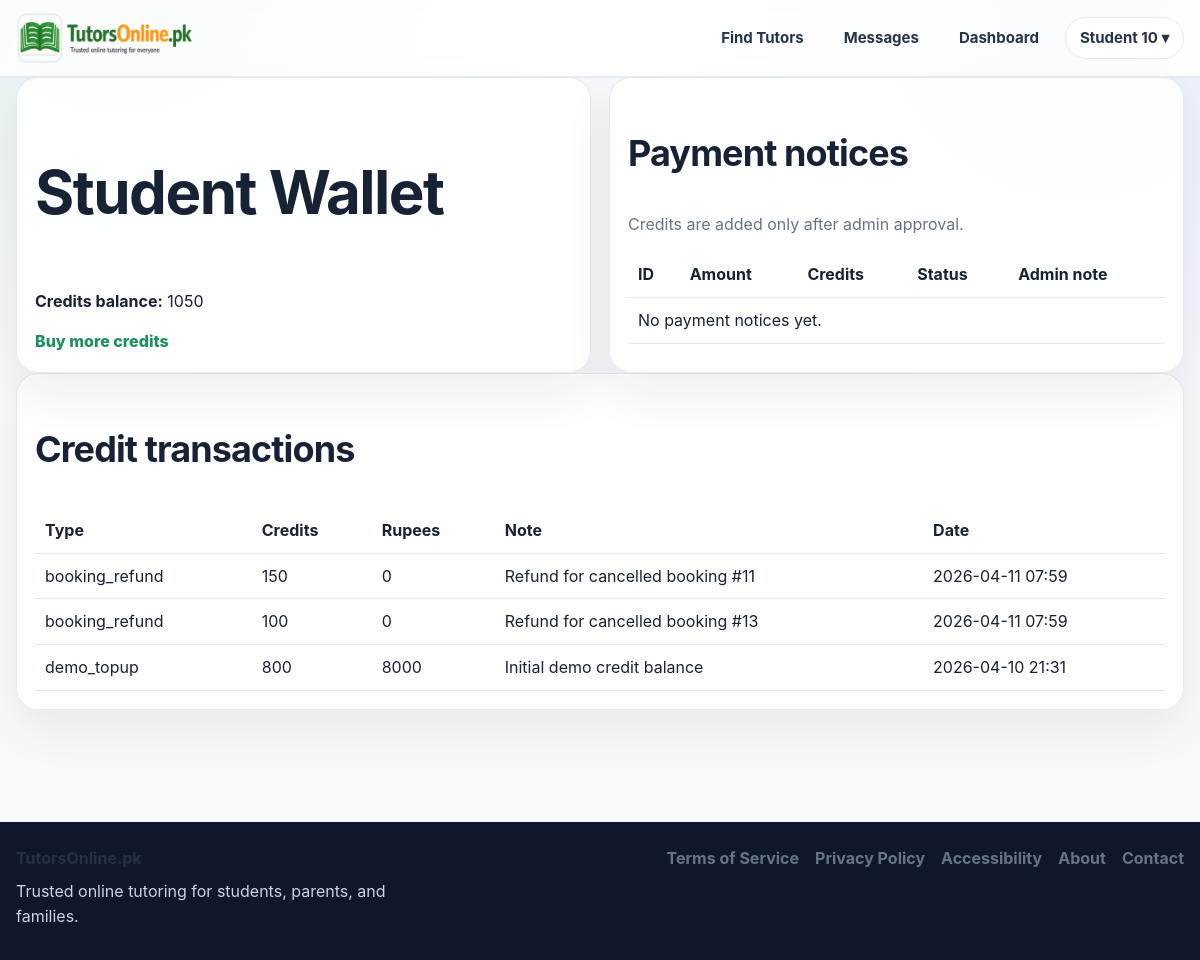
The page /wallet (signed in) on the database its author committed.
### app.py (models this page shows, shortened)
class User(UserMixin, db.Model):
    id = db.Column(db.Integer, primary_key=True)
    email = db.Column(db.String(120), unique=True, nullable=False)
    password_hash = db.Column(db.String(255), nullable=False)
    role = db.Column(db.String(20), nullable=False, default="student")
    full_name = db.Column(db.String(120), nullable=False)
    public_name = db.Column(db.String(120), nullable=False)
    qualification = db.Column(db.String(120), default="")
    subjects = db.Column(db.String(255), default="")
    class_levels = db.Column(db.String(255), default="")
    experience_years = db.Column(db.Integer, default=0)
    bio = db.Column(db.Text, default="")
    degree_title = db.Column(db.String(255), default="")
    degree_major = db.Column(db.String(255), default="")
    degree_institution = db.Column(db.String(255), default="")
    degree_year = db.Column(db.String(50), default="")
    degree_grade = db.Column(db.String(50), default="")
    previous_path_choice = db.Column(db.String(50), default="")
    mphil_title = db.Column(db.String(255), default="")
    mphil_major = db.Column(db.String(255), default="")
    mphil_institution = db.Column(db.String(255), default="")
    mphil_year = db.Column(db.String(50), default="")
    mphil_grade = db.Column(db.String(50), default="")
    mphil_additional_note = db.Column(db.String(255), default="")
    masters_title = db.Column(db.String(255), default="")
    masters_major = db.Column(db.String(255), default="")
    masters_institution = db.Column(db.String(255), default="")
    masters_year = db.Column(db.String(50), default="")
    masters_grade = db.Column(db.String(50), default="")
    masters_additional_note = db.Column(db.String(255), default="")
    bachelor_title = db.Column(db.String(255), default="")
    bachelor_major = db.Column(db.String(255), default="")
    bachelor_institution = db.Column(db.String(255), default="")
    bachelor_year = db.Column(db.String(50), default="")
    bachelor_grade = db.Column(db.String(50), default="")
    bachelor_additional_note = db.Column(db.String(255), default="")
    inter_program = db.Column(db.String(100), default="")
    inter_institution = db.Column(db.String(255), default="")
    inter_grade = db.Column(db.String(50), default="")
    inter_year = db.Column(db.String(50), default="")
    matric_program = db.Column(db.String(100), default="")
    matric_institution = db.Column(db.String(255), default="")
    matric_grade = db.Column(db.String(50), default="")
    matric_year = db.Column(db.String(50), default="")
    gender = db.Column(db.String(50), default="")
    city = db.Column(db.String(120), default="")
    main_subject = db.Column(db.String(120), default="")
    additional_subjects = db.Column(db.String(255), default="")
    student_level = db.Column(db.String(120), default="")
    student_subject_needed = db.Column(db.String(120), default="")
    preferred_tutor_gender = db.Column(db.String(50), default="")
    learning_mode = db.Column(db.String(50), default="")
    teaching_mode = db.Column(db.String(50), default="")
    hourly_rate = db.Column(db.Integer, default=0)
    mobile_number = db.Column(db.String(40), default="")
    cnic_number = db.Column(db.String(40), default="")
    profile_image = db.Column(db.String(255), default="")
    degree_file = db.Column(db.String(255), default="")
    additional_qualification_level = db.Column(db.String(80), default="")
    additional_qualification_title = db.Column(db.String(255), default="")
    additional_qualification_major = db.Column(db.String(255), default="")
    additional_qualification_institution = db.Column(db.String(255), default="")
    additional_qualification_year = db.Column(db.String(50), default="")
    additional_qualification_grade = db.Column(db.String(50), default="")
    additional_qualification_file = db.Column(db.String(255), default="")
    demo_video_url = db.Column(db.String(255), default="")
    demo_video_file = db.Column(db.String(255), default="")
    modest_profile = db.Column(db.Boolean, default=False)
    audio_only = db.Column(db.Boolean, default=False)
    is_active_user = db.Column(db.Boolean, default=True)
    is_verified_tutor = db.Column(db.Boolean, default=False)
    profile_stage = db.Column(db.String(40), default="basic_complete")
    verification_submitted_at = db.Column(db.DateTime)
    approved_at = db.Column(db.DateTime)
    rejected_at = db.Column(db.DateTime)
    admin_review_note = db.Column(db.Text, default="")
    is_public_tutor = db.Column(db.Boolean, default=False)
    tutor_category = db.Column(db.String(80), default="")
    bonus_credits = db.Column(db.Integer, default=0)
    total_earnings_pkr = db.Column(db.Integer, default=0)
    monthly_earnings_pkr = db.Column(db.Integer, default=0)
    sessions_completed = db.Column(db.Integer, default=0)
    rating_avg = db.Column(db.Float, default=0.0)
    rating_count = db.Column(db.Integer, default=0)
    credits_balance = db.Column(db.Integer, default=0)
    pending_payout_pkr = db.Column(db.Integer, default=0)
    payout_method = db.Column(db.String(30), default="bank")
    payout_account_title = db.Column(db.String(120), default="")
    payout_account_number = db.Column(db.String(120), default="")
    payout_iban = db.Column(db.String(64), default="")
    created_at = db.Column(db.DateTime, default=datetime.utcnow)
    bookings_as_student = db.relationship(
        "Booking",
        backref="student",
        lazy=True,
        foreign_keys="Booking.student_id",
    )
    bookings_as_tutor = db.relationship(
        "Booking",
        backref="tutor",
        lazy=True,
        foreign_keys="Booking.tutor_id",
    )
    @property
    def is_active(self):
        return self.is_active_user

class CreditTransaction(db.Model):
    id = db.Column(db.Integer, primary_key=True)
    user_id = db.Column(db.Integer, db.ForeignKey("user.id"), nullable=False)
    credits_change = db.Column(db.Integer, nullable=False)
    rupee_amount = db.Column(db.Integer, default=0)
    tx_type = db.Column(db.String(50), nullable=False)
    note = db.Column(db.String(255), default="")
    created_at = db.Column(db.DateTime, default=datetime.utcnow)
    user = db.relationship("User", backref="credit_transactions")

### app.py (the view, shortened to what this page needs)
@app.route("/wallet")
@login_required
def student_wallet():
    if current_user.role == "student":
        txs = (
            CreditTransaction.query.filter_by(user_id=current_user.id)
            .order_by(CreditTransaction.created_at.desc())
            .all()
        )
        notices = (
            PaymentNotice.query.filter_by(student_id=current_user.id)
            .order_by(PaymentNotice.created_at.desc())
            .all()
        )
        normalize_payment_notices(notices)
        return render_template("student_wallet.html", txs=txs, notices=notices)

### app.py (called while the page is built, shortened)
@app.context_processor
def inject_message_badge():
    return {
        "global_unread_messages": unread_message_count_for(current_user)
        if current_user.is_authenticated else 0
    }

@login_manager.user_loader
def load_user(user_id):
    return User.query.get(int(user_id))

def unread_message_count_for(user):
    if not user or not getattr(user, "is_authenticated", False):
        return 0
    if user.role == "student":
        convo_ids = [
            c.id for c in Conversation.query.filter_by(student_id=user.id).all()
        ]
    elif user.role == "tutor":
        convo_ids = [
            c.id for c in Conversation.query.filter_by(tutor_id=user.id).all()
        ]
    elif user.role == "admin":
        return 0
    else:
        return 0
    if not convo_ids:
        return 0
    return Message.query.filter(
        Message.conversation_id.in_(convo_ids),
        Message.sender_id != user.id,
        Message.is_read == False
    ).count()

@app.context_processor
def inject_globals():
    return {
        "credit_rate": app.config["CREDIT_RATE"],
        "google_configured": bool(
            app.config["GOOGLE_CLIENT_ID"] and app.config["GOOGLE_CLIENT_SECRET"]
        ),
        "under_construction": UNDER_CONSTRUCTION,
    }

@app.after_request
def add_security_headers(response):
    response.headers.setdefault("X-Content-Type-Options", "nosniff")
    response.headers.setdefault("X-Frame-Options", "SAMEORIGIN")
    response.headers.setdefault("Referrer-Policy", "strict-origin-when-cross-origin")
    response.headers.setdefault(
        "Permissions-Policy",
        "camera=(self), microphone=(self), geolocation=()",
    )
    return response

@app.before_request
def construction_gate():
    if request.method == "GET" and not request.path.startswith("/static/"):
        if not session.get("_visit_counted"):
            session["_visit_counted"] = True
            app.config["VISITOR_COUNT"] = app.config.get("VISITOR_COUNT", 0) + 1
    if current_user.is_authenticated and current_user.role == "admin":
        if request.args.get("preview") == "1":
            return
    if current_user.is_authenticated and current_user.role == "admin":
        if request.args.get("preview") == "1":
            session["preview_mode"] = True
    if session.get("preview_mode"):
        return
    if not UNDER_CONSTRUCTION:
        return

### templates/student_wallet.html
{% extends 'base.html' %}
{% block content %}
<section class="grid two">
  <div class="card">
    <h1>Student Wallet</h1>
    <p><strong>Credits balance:</strong> {{ current_user.credits_balance }}</p>
    <a class="btn" href="{{ url_for('buy_credits') }}">Buy more credits</a>
  </div>
  <div class="card">
    <h2>Payment notices</h2>
    <p class="muted">Credits are added only after admin approval.</p>
    <table class="table">
      <tr><th>ID</th><th>Amount</th><th>Credits</th><th>Status</th><th>Admin note</th></tr>
      {% for notice in notices %}
      <tr>
        <td>#{{ notice.id }}</td>
        <td>PKR {{ notice.amount_sent_pkr }}</td>
        <td>{{ notice.claimed_credits }}</td>
        <td>{{ notice.status.replace('_', ' ')|title }}</td>
        <td>{{ notice.admin_note or '-' }}</td>
      </tr>
      {% else %}
      <tr><td colspan="5">No payment notices yet.</td></tr>
      {% endfor %}
    </table>
  </div>
</section>
<section class="card">
  <h2>Credit transactions</h2>
  <table class="table">
    <tr><th>Type</th><th>Credits</th><th>Rupees</th><th>Note</th><th>Date</th></tr>
    {% for tx in txs %}
    <tr><td>{{ tx.tx_type }}</td><td>{{ tx.credits_change }}</td><td>{{ tx.rupee_amount }}</td><td>{{ tx.note }}</td><td>{{ tx.created_at.strftime('%Y-%m-%d %H:%M') }}</td></tr>
    {% else %}
    <tr><td colspan="5">No transactions yet.</td></tr>
    {% endfor %}
  </table>
</section>
{% endblock %}

### templates/base.html (shortened to what this page needs)
<!doctype html>
<html lang="en">
<head>
  <link rel="stylesheet" href="{{ url_for('static', filename='css/styles.css') }}">
  <link rel="stylesheet" href="{{ url_for('static', filename='css/design-system.css') }}">
</head>
<body>
  <header class="site-header">
    <div class="container nav-wrap">
      <a href="{{ url_for('index') }}" class="brand">
        <img src="{{ url_for('static', filename='images/logo.png') }}" alt="TutorsOnline.pk" class="brand-logo">
      </a>
     <nav class="main-nav">
      <a href="{{ url_for('tutors') }}">Find Tutors</a>
      {% if current_user.is_authenticated %}
        <a href="{{ url_for('messages_inbox') }}" class="nav-messages-link">
          Messages
        </a>
        <a href="{{ url_for('dashboard') }}">Dashboard</a>
        <div class="nav-user-dropdown">
          <button type="button" class="nav-user-trigger">
            {{ current_user.public_name or 'Account' }} ▾
          </button>
        </div>
      {% else %}
        <a href="{{ url_for('contact') }}">Contact</a>
        <a href="{{ url_for('login') }}">Login</a>
        <a href="{{ url_for('register') }}" class="nav-join-btn">Join</a>
      {% endif %}
    </nav>
    </div>
  </header>
  <main class="site-main">
    <div class="container">
      {% block content %}{% endblock %}
    </div>
  </main>
  <footer class="site-footer">
    <div class="container footer-wrap">
      <div class="footer-brand">
        <strong>TutorsOnline.pk</strong>
        <p>Trusted online tutoring for students, parents, and families.</p>
      </div>
      <div class="footer-links">
        <a href="{{ url_for('terms') }}">Terms of Service</a>
        <a href="{{ url_for('privacy') }}">Privacy Policy</a>
        <a href="{{ url_for('accessibility') }}">Accessibility</a>
        <a href="{{ url_for('about') }}">About</a>
        <a href="{{ url_for('contact') }}">Contact</a>
      </div>
    </div>
  </footer>
</body>
</html>

### static/css/styles.css (style rules this page uses)
:root { --bg: #f6f7f9; --surface: #ffffff; --surface-soft: rgba(255, 255, 255, 0.92); --text: #1f2a44; --muted: #5f6b7a; --line: #e3e8ee; --brand: #347a46; --brand-dark: #2d673c; --brand-light: #eef6f0; --blue: #2f67e8; --blue-dark: #2251bf; --shadow-soft: 0 12px 32px rgba(26, 37, 57, 0.05); --shadow-card: 0 14px 28px rgba(20, 31, 55, 0.06); --radius-xl: 28px; --radius-lg: 22px; --radius-md: 18px; --radius-sm: 14px; }
* { box-sizing: border-box; }
html { scroll-behavior: smooth; }
body { margin: 0; font-family: Arial, Helvetica, sans-serif; background: var(--bg); color: var(--text); }
a { text-decoration: none; color: var(--brand); }
img { max-width: 100%; }
.container { max-width: 1240px; margin: 0 auto; padding: 0 20px; }
.site-main { padding: 0 0 48px; }
.site-header { background: rgba(255, 255, 255, 0.95); border-bottom: 1px solid var(--line); position: sticky; top: 0; z-index: 50; backdrop-filter: blur(10px); }
.nav-wrap { min-height: 88px; display: flex; align-items: center; justify-content: space-between; gap: 20px; }
.brand { display: flex; align-items: center; }
.brand-logo { height: 58px; width: auto; display: block; }
.main-nav { display: flex; align-items: center; gap: 34px; flex-wrap: wrap; }
.main-nav a { color: #243047; font-size: 18px; font-weight: 500; }
.card { background: var(--surface); border: 1px solid var(--line); border-radius: 18px; padding: 18px; box-shadow: 0 10px 24px rgba(14, 32, 73, 0.04); }
.grid { display: grid; gap: 18px; }
.grid.two { grid-template-columns: repeat(auto-fit, minmax(280px, 1fr)); }
.muted { color: var(--muted); }
input, select, textarea, button, progress { font: inherit; }
.table { width: 100%; border-collapse: collapse; }
.table th, .table td { border-bottom: 1px solid var(--line); padding: 10px; text-align: left; vertical-align: top; }
.site-footer { margin-top: 48px; background: #ffffff; border-top: 1px solid var(--line); }
.footer-wrap { display: flex; justify-content: space-between; gap: 24px; padding: 24px 20px 30px; flex-wrap: wrap; }
.footer-brand strong { display: block; margin-bottom: 8px; color: #243047; }
.footer-brand p { margin: 0; color: var(--muted); max-width: 380px; line-height: 1.6; }
.footer-links { display: flex; gap: 18px; flex-wrap: wrap; align-items: flex-start; }
.footer-links a { color: #3b5fbf; font-weight: 500; }
:root { --homepage-max: 1280px; --hero-height-desktop: 500px; --hero-height-tablet: 430px; --hero-height-mobile: 360px; --glass: rgba(255, 255, 255, 0.78); --glass-strong: rgba(255, 255, 255, 0.9); --brand-grad: linear-gradient(135deg, #2f67e8 0%, #347a46 100%); --soft-ring: 0 0 0 4px rgba(47, 103, 232, 0.08); --shadow-premium: 0 18px 45px rgba(17, 24, 39, 0.08); --shadow-premium-lg: 0 30px 70px rgba(17, 24, 39, 0.14); }
.container { max-width: var(--homepage-max); }

### rows shown on the page
User: public_name "Student 10", credits_balance "1050"
CreditTransaction: tx_type "booking_refund", credits_change "150", rupee_amount "0", note "Refund for cancelled booking #11", created_at "2026-04-11 07:59"
CreditTransaction: tx_type "booking_refund", credits_change "100", rupee_amount "0", note "Refund for cancelled booking #13", created_at "2026-04-11 07:59"
CreditTransaction: tx_type "demo_topup", credits_change "800", rupee_amount "8000", note "Initial demo credit balance", created_at "2026-04-10 21:31"
